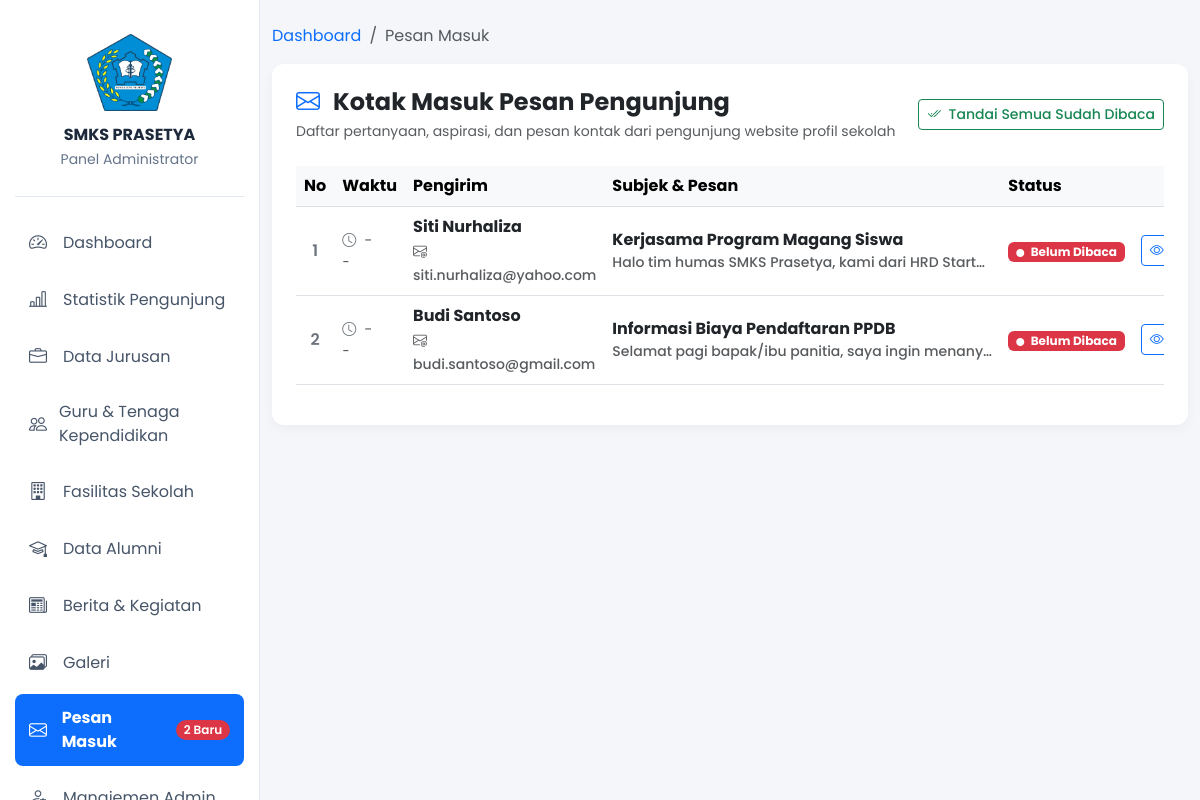
/admin/pesan/index.php (signed in), run on the app's committed database.
### tables this page shows
CREATE TABLE `pesan` (
  `id` INT AUTO_INCREMENT PRIMARY KEY,
  `nama` VARCHAR(100) NOT NULL,
  `email` VARCHAR(100) NOT NULL,
  `subjek` VARCHAR(150) NOT NULL,
  `pesan` TEXT NOT NULL,
  `status` ENUM('belum dibaca', 'sudah dibaca') DEFAULT 'belum dibaca',
  `tanggal` TIMESTAMP DEFAULT CURRENT_TIMESTAMP
);

### admin/pesan/index.php (the view, shortened to what this page needs)
<?php
require_once __DIR__ . '/../../config/koneksi.php';
$query = mysqli_query($conn, "SELECT * FROM pesan ORDER BY id DESC");
?>
<!DOCTYPE html>
<html lang="id">
<head>
    <link href="https://cdn.jsdelivr.net/npm/bootstrap@5.3.0/dist/css/bootstrap.min.css" rel="stylesheet">
    <link rel="stylesheet" href="https://cdn.jsdelivr.net/npm/bootstrap-icons@1.11.1/font/bootstrap-icons.css">
</head>
<body>
    <?php include '../navbar.php'; ?>
    <div class="container my-4">
        <nav aria-label="breadcrumb">
            <ol class="breadcrumb">
                <li class="breadcrumb-item">
                    <a href="../index.php" class="text-decoration-none">Dashboard</a>
                </li>
                <li class="breadcrumb-item active" aria-current="page">
                    Pesan Masuk
                </li>
            </ol>
        </nav>
        <div class="card card-custom bg-white p-4">
            <div class="d-flex justify-content-between align-items-center flex-wrap gap-2 mb-4">
                <div>
                    <h4 class="fw-bold mb-1">
                        <i class="bi bi-envelope text-primary me-2"></i>
                        Kotak Masuk Pesan Pengunjung
                    </h4>
                    <p class="text-muted small mb-0">
                        Daftar pertanyaan, aspirasi, dan pesan kontak dari pengunjung website profil sekolah
                    </p>
                </div>
                <?php if ($unread_count > 0) : ?>
                    <a href="index.php?action=read_all"
                       class="btn btn-outline-success btn-sm fw-medium"
                       onclick="return confirm('Tandai seluruh pesan baru sebagai sudah dibaca?');">
                        <i class="bi bi-check2-all me-1"></i> Tandai Semua Sudah Dibaca
                    </a>
                <?php endif; ?>
            </div>
            <div class="table-responsive">
                <table class="table table-hover align-middle">
                    <thead class="table-light">
                        <tr>
                            <th class="text-center" style="width: 50px;">No</th>
                            <th style="width: 140px;">Waktu</th>
                            <th style="width: 200px;">Pengirim</th>
                            <th>Subjek & Pesan</th>
                            <th style="width: 130px;">Status</th>
                            <th class="text-center" style="width: 140px;">Aksi</th>
                        </tr>
                    </thead>
                    <tbody>
                        <?php
                        $no = 1;
                        if (mysqli_num_rows($query) > 0) :
                            while ($row = mysqli_fetch_assoc($query)) :
                                $is_unread = ($row['status'] == 'belum dibaca');
                        ?>
                                <tr class="<?= $is_unread ? 'unread-row' : ''; ?>">
                                    <td class="text-center fw-semibold text-secondary">
                                        <?= $no++; ?>
                                    </td>
                                    <td class="small text-secondary text-nowrap">
                                        <i class="bi bi-clock me-1"></i>
                                        <?= !empty($row['tanggal_kirim'])
                                            ? date('d/m/Y', strtotime($row['tanggal_kirim']))
                                            : '-'; ?>
                                        <br>
                                        <small class="text-muted">
                                            <?= !empty($row['tanggal_kirim'])
                                                ? date('H:i', strtotime($row['tanggal_kirim'])) . ' WITA'
                                                : '-'; ?>
                                        </small>
                                    </td>
                                    <td>
                                        <span class="fw-bold text-dark d-block">
                                            <?= htmlspecialchars($row['nama']); ?>
                                        </span>
                                        <a href="mailto:<?= htmlspecialchars($row['email']); ?>"
                                            class="small text-muted text-decoration-none">
                                            <i class="bi bi-envelope-at me-1"></i>
                                            <?= htmlspecialchars($row['email']); ?>
                                        </a>
                                    </td>
                                    <td>
                                        <strong class="d-block text-dark">
                                            <?= htmlspecialchars($row['subjek']); ?>
                                        </strong>
                                        <p class="small text-muted mb-0 text-truncate" style="max-width: 380px;">
                                            <?= htmlspecialchars($row['pesan']); ?>
                                        </p>
                                    </td>
                                    <td>
                                        <?php if ($is_unread) : ?>
                                            <span class="badge bg-danger">
                                                <i class="bi bi-circle-fill me-1" style="font-size: 8px;"></i>
                                                Belum Dibaca
                                            </span>
                                        <?php else : ?>
                                            <span class="badge bg-secondary-subtle text-secondary border">
                                                Sudah Dibaca
                                            </span>
                                        <?php endif; ?>
                                    </td>
                                    <td class="text-center">
                                        <div class="btn-group btn-group-sm">
                                            <button type="button"
                                                class="btn btn-outline-primary"
                                                data-bs-toggle="modal"
                                                data-bs-target="#modalPesan<?= $row['id']; ?>"
                                                title="Baca Isi Lengkap">
                                                <i class="bi bi-eye"></i>
                                            </button>
                                        </div>
                                    </td>
                                </tr>
                        <?php
                            endwhile;
                        endif; ?>
                    </tbody>
                </table>
            </div>
        </div>
    </div>
</body>
</html>

### assets/css/theme.css (style rules this page uses)
:root { color-scheme: light; }
body { background-color: #f4f6f9; color: #334155; transition: background-color 0.2s, color 0.2s; }

### admin/pesan/index.php (style rules this page uses)
body { font-family: 'Poppins', sans-serif; background-color: #f4f6f9; }
.card-custom { border: none; border-radius: 12px; box-shadow: 0 4px 12px rgba(0, 0, 0, 0.04); }
.unread-row { background-color: #f0f7ff !important; font-weight: 500; }

### admin/navbar.php (style rules this page uses)
body { padding-left: 260px; }

### data on the page
pesan: nama "Siti Nurhaliza", email "siti.nurhaliza@yahoo.com", subjek "Kerjasama Program Magang Siswa", pesan "Halo tim humas SMKS Prasetya, kami dari HRD Start…", status "belum dibaca" (drawn)
pesan: nama "Budi Santoso", email "budi.santoso@gmail.com", subjek "Informasi Biaya Pendaftaran PPDB", pesan "Selamat pagi bapak/ibu panitia, saya ingin menany…", status "belum dibaca" (drawn)

### other printed values
$unread_count "2"
